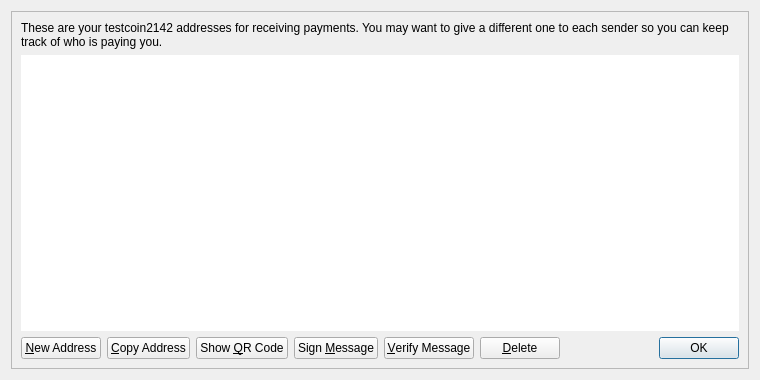
<?xml version="1.0" encoding="UTF-8"?>
<ui version="4.0">
 <class>AddressBookPage</class>
 <widget class="QWidget" name="AddressBookPage">
  <property name="geometry">
   <rect>
    <x>0</x>
    <y>0</y>
    <width>760</width>
    <height>380</height>
   </rect>
  </property>
  <property name="windowTitle">
   <string>Address Book</string>
  </property>
  <layout class="QVBoxLayout" name="verticalLayout_2">
   <item>
    <widget class="QFrame" name="frameMain">
     <property name="frameShape">
      <enum>QFrame::StyledPanel</enum>
     </property>
     <property name="frameShadow">
      <enum>QFrame::Raised</enum>
     </property>
     <layout class="QVBoxLayout" name="verticalLayout">
      <item>
       <widget class="QLabel" name="labelExplanation">
        <property name="text">
         <string>These are your testcoin2142 addresses for receiving payments. You may want to give a different one to each sender so you can keep track of who is paying you.</string>
        </property>
        <property name="textFormat">
         <enum>Qt::PlainText</enum>
        </property>
        <property name="wordWrap">
         <bool>true</bool>
        </property>
       </widget>
      </item>
      <item>
       <widget class="QTableView" name="tableView">
        <property name="contextMenuPolicy">
         <enum>Qt::CustomContextMenu</enum>
        </property>
        <property name="toolTip">
         <string>Double-click label to edit</string>
        </property>
        <property name="frameShape">
         <enum>QFrame::NoFrame</enum>
        </property>
        <property name="tabKeyNavigation">
         <bool>false</bool>
        </property>
        <property name="alternatingRowColors">
         <bool>true</bool>
        </property>
        <property name="selectionMode">
         <enum>QAbstractItemView::SingleSelection</enum>
        </property>
        <property name="selectionBehavior">
         <enum>QAbstractItemView::SelectRows</enum>
        </property>
        <property name="sortingEnabled">
         <bool>true</bool>
        </property>
        <attribute name="verticalHeaderVisible">
         <bool>false</bool>
        </attribute>
       </widget>
      </item>
      <item>
       <layout class="QHBoxLayout" name="horizontalLayout">
        <item>
         <widget class="QPushButton" name="newAddressButton">
          <property name="toolTip">
           <string>Create a new address</string>
          </property>
          <property name="text">
           <string>&amp;New Address</string>
          </property>
          <property name="icon">
           <iconset resource="../testcoin2142.qrc">
            <normaloff>:/icons/add</normaloff>:/icons/add</iconset>
          </property>
         </widget>
        </item>
        <item>
         <widget class="QPushButton" name="copyToClipboard">
          <property name="toolTip">
           <string>Copy the currently selected address to the system clipboard</string>
          </property>
          <property name="text">
           <string>&amp;Copy Address</string>
          </property>
          <property name="icon">
           <iconset resource="../testcoin2142.qrc">
            <normaloff>:/icons/editcopy</normaloff>:/icons/editcopy</iconset>
          </property>
         </widget>
        </item>
        <item>
         <widget class="QPushButton" name="showQRCode">
          <property name="text">
           <string>Show &amp;QR Code</string>
          </property>
          <property name="icon">
           <iconset resource="../testcoin2142.qrc">
            <normaloff>:/icons/qrcode</normaloff>:/icons/qrcode</iconset>
          </property>
         </widget>
        </item>
        <item>
         <widget class="QPushButton" name="signMessage">
          <property name="toolTip">
           <string>Sign a message to prove you own a testcoin2142 address</string>
          </property>
          <property name="text">
           <string>Sign &amp;Message</string>
          </property>
          <property name="icon">
           <iconset resource="../testcoin2142.qrc">
            <normaloff>:/icons/edit</normaloff>:/icons/edit</iconset>
          </property>
         </widget>
        </item>
        <item>
         <widget class="QPushButton" name="verifyMessage">
          <property name="toolTip">
           <string>Verify a message to ensure it was signed with a specified testcoin2142 address</string>
          </property>
          <property name="text">
           <string>&amp;Verify Message</string>
          </property>
          <property name="icon">
           <iconset resource="../testcoin2142.qrc">
            <normaloff>:/icons/transaction_0</normaloff>:/icons/transaction_0</iconset>
          </property>
         </widget>
        </item>
        <item>
         <widget class="QPushButton" name="deleteButton">
          <property name="toolTip">
           <string>Delete the currently selected address from the list</string>
          </property>
          <property name="text">
           <string>&amp;Delete</string>
          </property>
          <property name="icon">
           <iconset resource="../testcoin2142.qrc">
            <normaloff>:/icons/remove</normaloff>:/icons/remove</iconset>
          </property>
         </widget>
        </item>
        <item>
         <spacer name="horizontalSpacer">
          <property name="orientation">
           <enum>Qt::Horizontal</enum>
          </property>
          <property name="sizeHint" stdset="0">
           <size>
            <width>40</width>
            <height>20</height>
           </size>
          </property>
         </spacer>
        </item>
        <item>
         <widget class="QDialogButtonBox" name="buttonBox">
          <property name="sizePolicy">
           <sizepolicy hsizetype="Maximum" vsizetype="Fixed">
            <horstretch>0</horstretch>
            <verstretch>0</verstretch>
           </sizepolicy>
          </property>
          <property name="standardButtons">
           <set>QDialogButtonBox::Ok</set>
          </property>
         </widget>
        </item>
       </layout>
      </item>
     </layout>
    </widget>
   </item>
  </layout>
 </widget>
 <resources>
  <include location="../testcoin2142.qrc"/>
 </resources>
 <connections/>
</ui>
